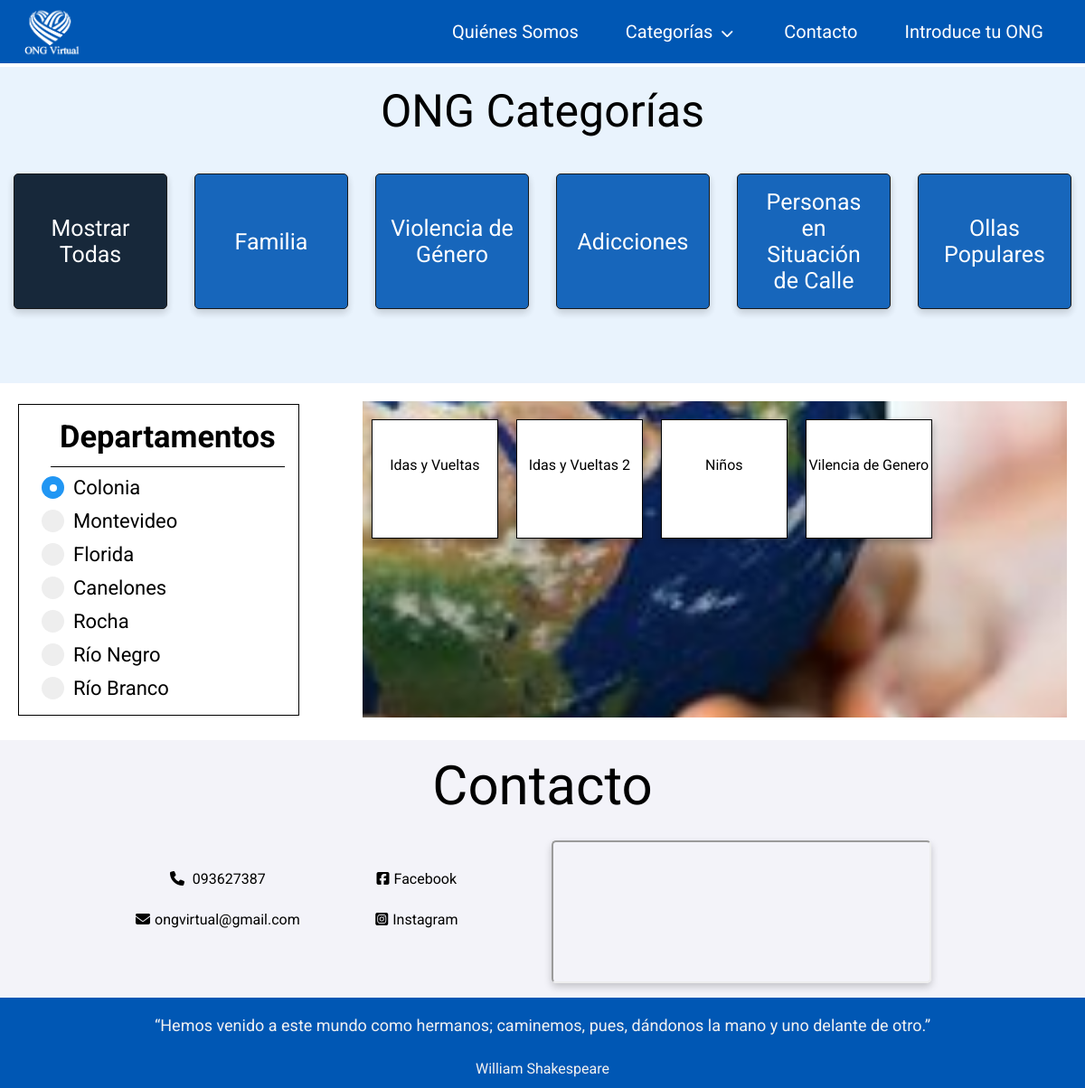
/categories2, run on an earlier commit of the app's database.
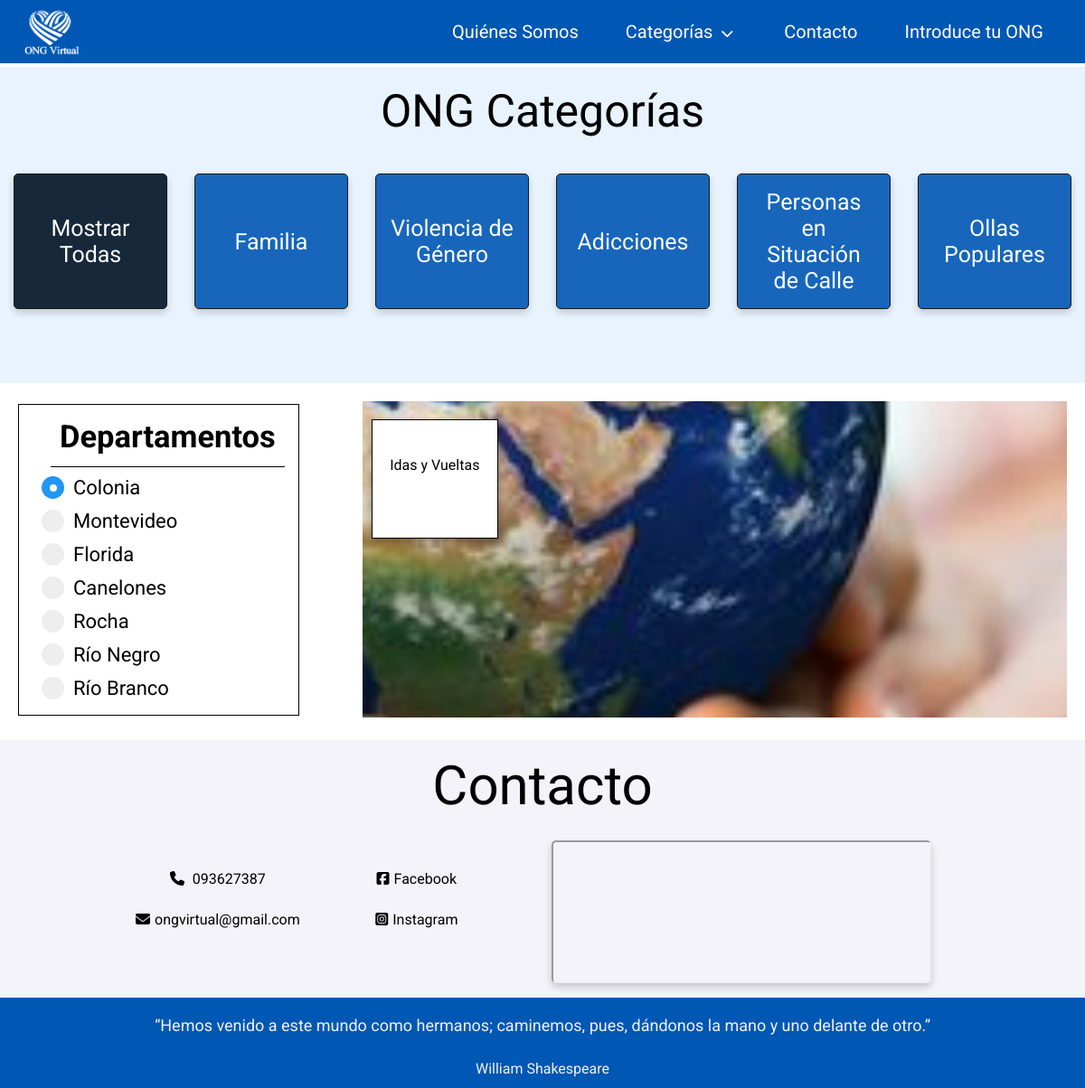
And on a later commit of the database.
### tables this page shows
CREATE TABLE ongs (id INTEGER PRIMARY KEY AUTOINCREMENT, name VARCHAR(50), description VARCHAR(500));

### app2.py (the view)
@app.route('/categories2')
def categories():
    return render_template('categories2.html', ongs = db.get_ongs())

### web/services/db.py (called while the page is built)
def get_cursor():
    def dict_factory(c, r):
        d = {}
        for idx, col in enumerate(c.description):
            d[col[0]] = r[idx]
        return d
    c = sqlite3.connect(DB_NAME)
    c.row_factory = dict_factory
    cur = c.cursor()
    return cur

def get_ongs():
    cur = get_cursor()
    cur.execute('SELECT * FROM ongs')
    list_ong = cur.fetchall()
    cur.connection.close()
    return list_ong

### web/templates/categories2.html (shortened to what this page needs)
{% extends 'layout.html' %}
{% block styles %}
<link rel="stylesheet" href="/static/styles/categories.css">
{% endblock %}
{% block content %}
<div id="myBtnContainer">
  <h2>ONG Categorías</h2>
  <div class="myBtnContainer-cont">
    <button class="btn active" onclick="filterSelection('all')"> Mostrar Todas</button>
    <button class="btn" onclick="filterSelection('cars')">Familia</button>
    <button class="btn" onclick="filterSelection('animals')">Violencia de Género</button>
    <button class="btn" onclick="filterSelection('fruits')">Adicciones </button>
    <button class="btn" onclick="filterSelection('colors')">Personas en Situación de Calle</button>
    <button class="btn" onclick="filterSelection('colors')">Ollas Populares</button>
  </div>
</div>
<div class="categories-container">
  <aside>
    <div class="aside-h1">
      <h1>Departamentos</h1>
    </div>
    <div>
      <label class="container-checkbox">Colonia
        <span class="checkmark"></span>
      </label>
      <label class="container-checkbox">Montevideo
        <span class="checkmark"></span>
      </label>
      <label class="container-checkbox">Florida
        <span class="checkmark"></span>
      </label>
      <label class="container-checkbox">Canelones
        <span class="checkmark"></span>
      </label>
      <label class="container-checkbox">Rocha
        <span class="checkmark"></span>
      </label>
      <label class="container-checkbox">Río Negro
        <span class="checkmark"></span>
      </label>
      <label class="container-checkbox">Río Branco
        <span class="checkmark"></span>
      </label>
    </div>
  </aside>
  <div class="container">
    {% for d in ongs %}
    <div class="filterDiv cars">{{d['name']}}</div>
    {% endfor%}
  </div>
</div>
{% endblock %}

### web/templates/layout.html (shortened to what this page needs)
<!DOCTYPE html>
<html lang="en">
<head>
    <link rel="stylesheet" type="text/css" href="/static/styles/form.css">
    <link rel="stylesheet" type="text/css" href="/static/styles/styles.css">
    {% block styles %}{% endblock %}
</head>
<body>
    <header>
        <nav>
            <div class="navbar">
                <div class="image_navbar"><img id="logo" alt="logo" src="/static/img/image1.png"></div>
                <div class="menu">
                    <a href="#how" class="menu_item">Quiénes Somos</a>
                    <div class="dropdown">
                        <a href="#cat" onmouseover="myFunctionDropdown()" class="dropbtn menu_item">Categorías <div
                                class="icon-dropdown"><i class="fas fa-chevron-down"></div></i></a>
                    </div>
                    <a href="#cnt" class="menu_item">Contacto</a>
                    <a class="menu_item" onclick="document.getElementById('id01').style.display='block'">Introduce tu
                        ONG</a>
                </div>
        </nav>
    </header>
    <main>
        {% block content %}{% endblock %}
    </main>
    <section id="cnt">
        <div class="contact">
            <h2>Contacto</h2>
            <div class="contact-container">
                <div class="contact-container-dates">
                    <p style="margin-bottom:10px;"><i class="fas fa-phone"></i> 093627387</p>
                    <p><i class="fas fa-envelope"></i>ongvirtual@gmail.com</span></p>
                </div>
                <div class="contact-container-dates">
                    <p style="margin-bottom:10px;"><i class="fab fa-facebook-square"></i>Facebook</p>
                    <p><i class="fab fa-instagram-square"></i>Instagram</p>
                </div>
                <div><iframe
                        src="https://www.google.com/maps/embed?pb=!1m18!1m12!1m3!1d3362.3005907171855!2d-56.191112782201124!3d-34.89429928598559!2m3!1f0!2f0!3f0!3m2!1i1024!2i768!4f13.1!3m3!1m2!1s0x959f803a6f55c911%3A0xa9bfd540831d3a8d!2sANONG%20(Asociaci%C3%B3n%20Nacional%20de%20ONG%20Orientadas%20al%20Desarrollo)!5e0!3m2!1ses-419!2suy!4v1635949585937!5m2!1ses-419!2suy"
                        width="420px" height="158pxpx"
                        style=" box-shadow: 0 4px 8px 0 rgb(0 0 0 / 20%);border-radius: 5px; margin:0px 20px 30px;"
                        allowfullscreen="" loading="lazy"></iframe></div>
            </div>
        </div>
    </section>
    <footer>
        <div>
            <h4>“Hemos venido a este mundo como hermanos; caminemos, pues, dándonos la mano y uno delante de otro.”
            </h4>
            <p>William Shakespeare</p>
        </div>
    </footer>
</body>
</html>

### web/static/styles/form.css (style rules this page uses)
* { box-sizing: border-box; }
button { background-color: #0057b4; color: white; padding: 14px 20px; margin: 8px 10px; border: none; cursor: pointer; width: 40%; opacity: 0.9; border-radius: 5px; font-size: 18px; }
.container-modal h1,p { text-align: center; line-height: 35px; }

### web/static/styles/styles.css (style rules this page uses)
* { box-sizing: border-box; font-family: 'Roboto', sans-serif; margin: 0; padding: 0; }
.navbar { position: fixed; display: flex; flex-direction: row; justify-content: space-between; align-content: center; background-color: #0057b4; width: 100%; height: 70px; z-index: 1000; top: 0; }
.image_navbar { display: flex; align-items: center; }
#logo { width: 80px; height: max-content; align-items: center; justify-items: center; margin-left: 15px; }
.menu { display: flex; align-items: center; cursor:pointer; margin-right: 20px; }
.menu_item { margin: 0px 10px; font-size: 20px; color: #ffff; text-decoration: none; padding: 16px; }
.dropdown { position: relative; display: inline-block; }
.show { display:block; }
.icon-dropdown { display: inline; margin: 4px; font-size: 14px; }
.active, .dot:hover { background-color: #717171; }
.container { background: url("../img/7.jpg"); color: #f1f1f1; width: 100%; height: 350px; background-position: center center; background-size: cover; background-attachment: fixed; }
.contact { background-color: #F3F3F9; padding: 0px 150px; height: 285px; }
.contact h2 { padding-top: 15px; text-align: center; font-size: 60px; font-weight: normal; margin: 25px 0px; }
.contact-container { display: flex; flex-direction: row; align-content: center; justify-content: space-between; }
.contact-container-dates { margin: 25px 55px 0px 0px; }
.contact-container-dates .fab { margin-right: 5px; }
.contact-container-dates .fas { margin-right: 5px; }
footer { background-color: #0057b4; width: 100%; height: 100px; color:#f1f1f1; text-align: center; }
footer h4 { margin-top: 0px; margin-bottom: 0px; padding: 20px; font-size: 18px; font-weight: normal; }
footer p { margin: 0px; }

What changed in the data, as far as the page shows it:
removed ongs: name "Idas y Vueltas 2"
removed ongs: name "Niños"
removed ongs: name "Vilencia de Genero"
